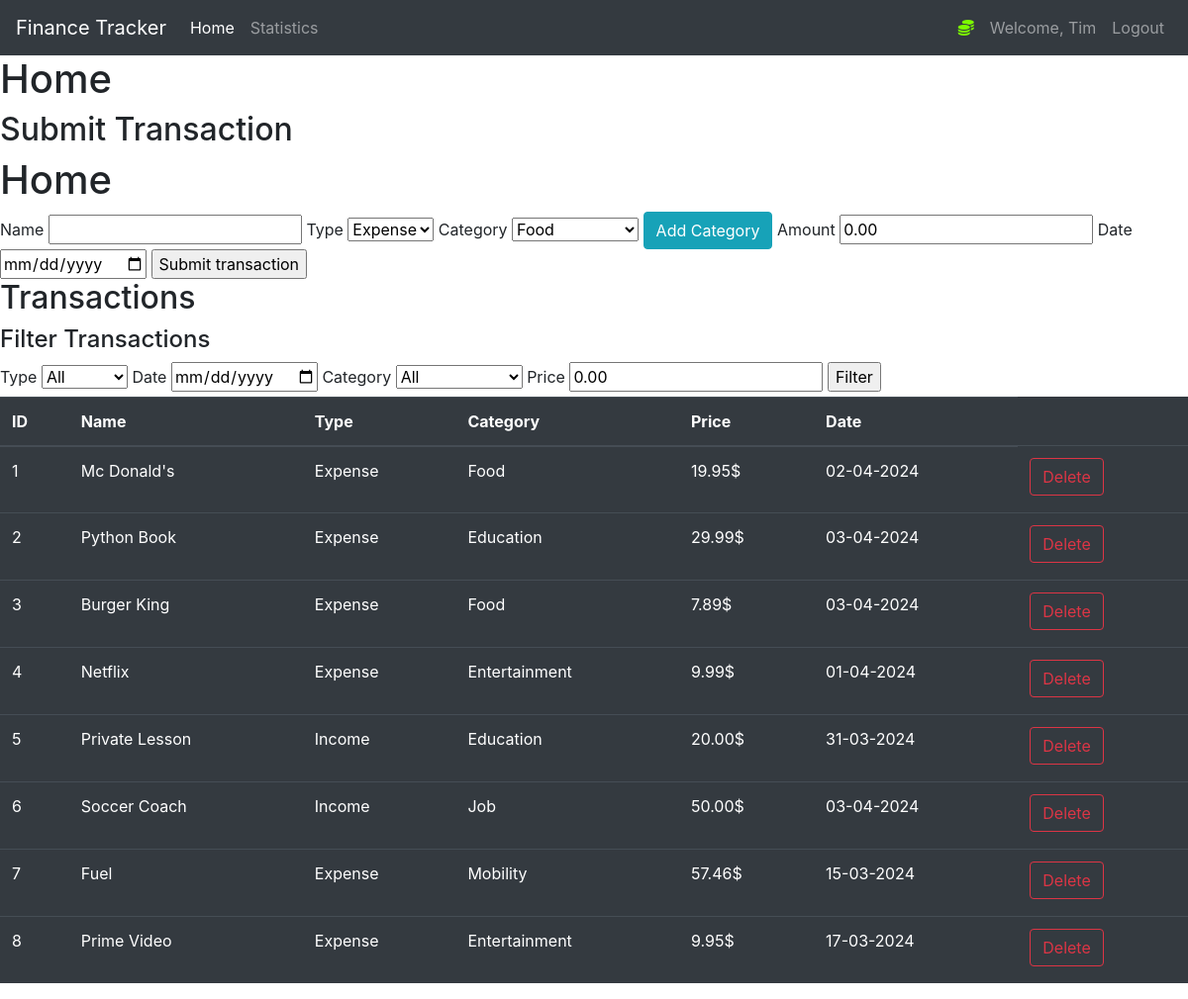
The app's page /home (signed in), older data.
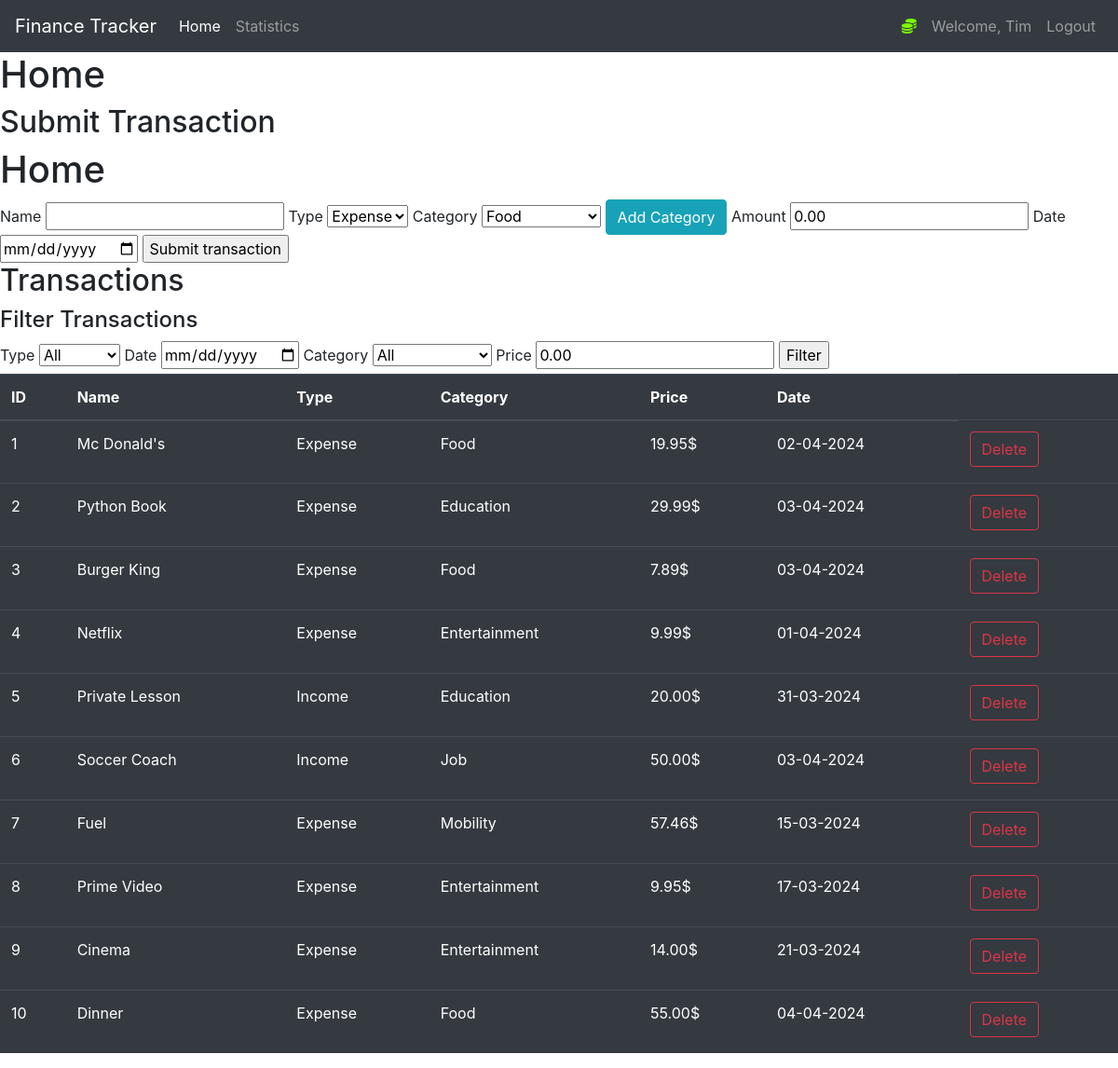
The same page, newer data.
### tracker/models.py (models this page shows, shortened)
class User(db.Model, UserMixin):
    user_id = db.Column(db.Integer(), primary_key=True)
    username = db.Column(db.String(length=30), nullable=False, unique=True)
    email_address = db.Column(db.String(length=50), nullable=False, unique=True)
    password_hash = db.Column(db.String(length=60), nullable=False)
    expenses = db.Column(db.Integer(), default=0)
    income = db.Column(db.Integer(), default=0)
    transactions = db.relationship('Transaction', backref='owned_user', lazy=True)
    @property
    def password(self):
        return self.password

class Transaction(db.Model):
    transaction_id = db.Column(db.Integer(), primary_key=True)
    name = db.Column(db.String(length=30), nullable=False)
    type = db.Column(db.String(length=30), nullable=False)
    category = db.Column(db.String(length=30), nullable=False)
    amount_rounded = db.Column(db.Float(), nullable=False)
    date = db.Column(db.DateTime(), nullable=False, default=datetime.now())
    user_id = db.Column(db.Integer(), db.ForeignKey('user.user_id'), nullable=False)
    @property
    def amount(self):
        return self.amount

### tracker/routes.py (the view, shortened to what this page needs)
@app.route('/', methods=["GET", "POST"])
@app.route('/home', methods=["GET", "POST"])
@login_required
def home_page():
    transaction_form = TransactionForm()
    category_form = CategoryForm()
    delete_transaction_form = DeleteTransactionForm()
    filter_form = FilterForm()
    if transaction_form.errors != {}:
        for err_msg in transaction_form.errors.values():
            flash(err_msg[0], category="danger")
    if "submit_category" in request.form and category_form.validate_on_submit():
        category_to_create = Category(name=category_form.name.data, user_id=current_user.user_id)
        db.session.add(category_to_create)
        db.session.commit()
        flash(f'Category "{category_to_create.name}" added successfully!', category='success')
        return redirect(url_for('home_page'))
    if category_form.errors != {}:
        for err_msg in category_form.errors.values():
            flash(err_msg[0], category="danger")
    if delete_transaction_form.errors != {}:
        for err_msg in delete_transaction_form.errors.values():
            flash(err_msg[0], category="danger")
    query = Transaction.query.filter_by(user_id=current_user.user_id)
    transactions = query.all()
    if filter_form.errors != {}:
        for err_msg in filter_form.errors.values():
            flash("Filter: " + err_msg[0], category="danger")
    return render_template('home.html',
                           transactions=transactions,
                           transaction_form=transaction_form,
                           category_form=category_form,
                           delete_transaction_form=delete_transaction_form,
                           filter_form=filter_form)

### tracker/forms.py (shortened to what this page needs)
class TransactionForm(FlaskForm):
    name = StringField(label="Name", validators=[Length(min=1, max=30), DataRequired()])
    type = SelectField(label="Type", validators=[DataRequired()], choices=[("Expense", "Expense"), ("Income", "Income")])
    category = SelectField(label="Category", validators=[DataRequired()])
    amount = DecimalField(label="Amount", validators=[DataRequired()], places=2, default=0.0)
    date = DateField(label="Date", validators=[DataRequired()], format='%Y-%m-%d')
    submit = SubmitField(label="Submit transaction", name="submit_transaction")
    def __init__(self, *args, **kwargs):
        super(TransactionForm, self).__init__(*args, **kwargs)
        categories = Category.query.filter_by(user_id=current_user.user_id).all()
        if categories:
            self.category.choices = [(category.name, category.name) for category in categories]
        else:
            self.category.choices = [('No categories yet', 'No categories yet')]
            self.category.render_kw = {'disabled': 'disabled'}

class CategoryForm(FlaskForm):
    name = StringField(label="Category Name", validators=[Length(min=1, max=30), DataRequired()])
    submit = SubmitField(label="Add category", name="submit_category")

### tracker/models.py (called while the page is built)
@login_manager.user_loader
def load_user(user_id):
    return User.query.get(int(user_id))

### tracker/templates/home.html (shortened to what this page needs)
{% extends "base.html" %}
{% block content %}
    <h1>Home</h1>
    <h2>Submit Transaction</h2>
    <form method="post">
        <h1>Home</h1>
        {{ transaction_form.name.label() }}
        {{ transaction_form.name }}
        {{ transaction_form.type.label() }}
        {{ transaction_form.type }}
        {{ transaction_form.category.label() }}
        {{ transaction_form.category(id='category') }}
        <button class="btn btn-outline btn-info" data-toggle="modal" data-target="#Modal-Add-Category">Add Category</button>
        {{ transaction_form.amount.label() }}
        {{ transaction_form.amount }}
        {{ transaction_form.date.label() }}
        {{ transaction_form.date }}
        {{ transaction_form.submit }}
    </form>
    <h2>Transactions</h2>
    <h4>Filter Transactions</h4>
    <form method="post">
        {{ filter_form.type.label() }}
        {{ filter_form.type }}
        {{ filter_form.date.label() }}
        {{ filter_form.date }}
        {{ filter_form.category.label() }}
        {{ filter_form.category }}
        {{ filter_form.price.label() }}
        {{ filter_form.price }}
        {{ filter_form.submit }}
    </form>
    <table class="table table-hover table-dark">
        <thead>
        <tr>
            <th scope="col">ID</th>
            <th scope="col">Name</th>
            <th scope="col">Type</th>
            <th scope="col">Category</th>
            <th scope="col">Price</th>
            <th scope="col">Date</th>
        </tr>
        </thead>
        <tbody>
        {% for transaction in transactions %}
            <tr>
                <td>{{ transaction.transaction_id }}</td>
                <td>{{ transaction.name }}</td>
                <td>{{ transaction.type }}</td>
                <td>{{ transaction.category }}</td>
                <td>{{ "%.2f"|format(transaction.amount_rounded) }}$</td>
                <td>{{ transaction.date.strftime('%d-%m-%Y') }}</td>
                <td>
                    <button type="button" class="btn btn-outline-danger" style="margin-bottom:5px" data-toggle="modal" data-target="#Modal-Delete-Transaction">
                        Delete
                    </button>
                </td>
            </tr>
        {% endfor %}
        </tbody>
    </table>
{% endblock %}

### tracker/templates/base.html (shortened to what this page needs)
<!doctype html>
<html lang="en">
  <head>
      <link rel="stylesheet" href="https://cdn.jsdelivr.net/npm/bootstrap@4.5.3/dist/css/bootstrap.min.css"
>
  </head>
  <body>
      <nav class="navbar navbar-expand-md navbar-dark bg-dark">
          <a class="navbar-brand" href="#">Finance Tracker</a>
          <div class="collapse navbar-collapse" id="navbarNav">
              <ul class="navbar-nav mr-auto">
                  <li class="nav-item active">
                      <a class="nav-link" href="{{ url_for('home_page') }}">Home<span class="sr-only">(current)</span></a>
                  </li>
                  <li class="nav-item">
                      <a class="nav-link" href="{{ url_for('statistics_page') }}">Statistics</a>
                  </li>
              </ul>
              {% if current_user.is_authenticated %}
                  <ul class="navbar-nav">
                      <li class="nav-item">
                          <a class="nav-link" style="color:lawngreen; font-weight:bold">
                              <i class="fas fa-coins"></i>
                          </a>
                      </li>
                      <li class="nav-item">
                          <a class="nav-link">Welcome, {{ current_user.username }}</a>
                      </li>
                      <li class="nav-item">
                          <a class="nav-link" href="{{ url_for('logout_page') }}">Logout</a>
                      </li>
                  </ul>
              {% endif %}
          </div>
      </nav>
      {% block content %}
      {% endblock %}
  </body>
</html>

Row changes from the older to the newer data that the page shows:
added Transaction: amount_rounded "14.00"
added Transaction: amount_rounded "55.00"
